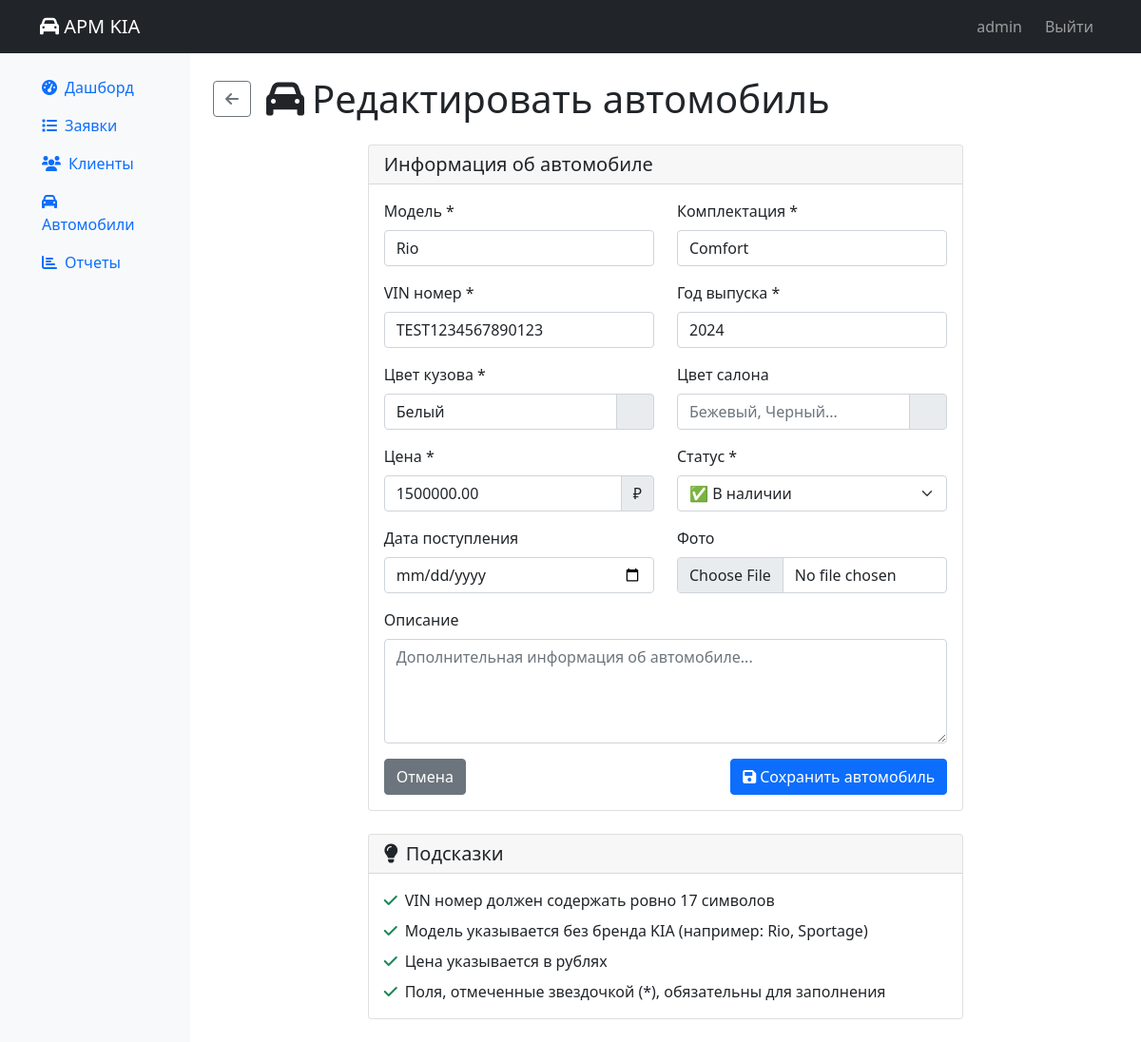
Screenshot of /sales/cars/1/edit/ (signed in) with the database file from the repository.
### sales/models.py (models this page shows, shortened)
class Car(models.Model):
    STATUS_CHOICES = [
        ('in_stock', '✅ В наличии'),
        ('in_transit', '🚚 В пути'),
        ('reserved', '🔒 Забронирован'),
        ('sold', '💰 Продан'),
    ]
    vin = models.CharField(max_length=17, unique=True, verbose_name='VIN')
    model_name = models.CharField(max_length=100, verbose_name='Модель')
    trim_level = models.CharField(max_length=100, verbose_name='Комплектация')
    color_exterior = models.CharField(max_length=50, verbose_name='Цвет кузова')
    color_interior = models.CharField(max_length=50, blank=True, verbose_name='Цвет салона')
    year_manufacture = models.IntegerField(verbose_name='Год выпуска')
    price = models.DecimalField(max_digits=12, decimal_places=2, verbose_name='Цена')
    status = models.CharField(max_length=20, choices=STATUS_CHOICES, default='in_stock')
    warehouse_arrival_date = models.DateField(null=True, blank=True, verbose_name='Дата поступления')
    photo = models.ImageField(upload_to='cars/', blank=True, null=True, verbose_name='Фото')
    description = models.TextField(blank=True, verbose_name='Описание')
    class Meta:
        verbose_name = 'Автомобиль'
        verbose_name_plural = 'Автомобили'
        ordering = ['-warehouse_arrival_date']

### sales/views.py (the view)
# urls.py: path('cars/<int:pk>/edit/', views.car_edit, name='car_edit'),
@login_required
def car_edit(request, pk):
    if not request.user.is_staff:
        messages.error(request, 'У вас нет прав для редактирования автомобилей')
        return redirect('sales:car_list')
    car = get_object_or_404(Car, pk=pk)
    if request.method == 'POST':
        form = CarForm(request.POST, request.FILES, instance=car)
        if form.is_valid():
            car = form.save()
            messages.success(request, f'Автомобиль {car.model_name} успешно обновлен')
            return redirect('sales:car_detail', pk=car.pk)
    else:
        form = CarForm(instance=car)
    context = {
        'form': form,
        'title': 'Редактировать автомобиль',
    }
    return render(request, 'sales/car_form.html', context)

### sales/forms.py
class CarForm(forms.ModelForm):
    class Meta:
        model = Car
        fields = ['vin', 'model_name', 'trim_level', 'color_exterior', 'color_interior',
                 'year_manufacture', 'price', 'status', 'warehouse_arrival_date', 'photo', 'description']
        widgets = {
            'vin': forms.TextInput(attrs={'class': 'form-control'}),
            'model_name': forms.TextInput(attrs={'class': 'form-control'}),
            'trim_level': forms.TextInput(attrs={'class': 'form-control'}),
            'color_exterior': forms.TextInput(attrs={'class': 'form-control'}),
            'color_interior': forms.TextInput(attrs={'class': 'form-control'}),
            'year_manufacture': forms.NumberInput(attrs={'class': 'form-control'}),
            'price': forms.NumberInput(attrs={'class': 'form-control', 'step': '0.01'}),
            'status': forms.Select(attrs={'class': 'form-control'}),
            'warehouse_arrival_date': forms.DateInput(attrs={'type': 'date', 'class': 'form-control'}),
            'description': forms.Textarea(attrs={'class': 'form-control', 'rows': 3}),
        }

### templates/sales/car_form.html (shortened to what this page needs)
{% extends 'base.html' %}
{% load widget_tweaks %}
{% block content %}
<div class="d-flex justify-content-between align-items-center mb-4">
    <div class="d-flex align-items-center">
        <a href="{% url 'sales:car_list' %}" class="btn btn-outline-secondary me-3">
            <i class="fas fa-arrow-left"></i>
        </a>
        <h1 class="mb-0"><i class="fas fa-car me-2"></i>{{ title }}</h1>
    </div>
</div>
<div class="row justify-content-center">
    <div class="col-md-8">
        <div class="card">
            <div class="card-header">
                <h5 class="card-title mb-0">Информация об автомобиле</h5>
            </div>
            <div class="card-body">
                <form method="post" enctype="multipart/form-data" novalidate>
                    <div class="row">
                        <div class="col-md-6">
                            <div class="mb-3">
                                <label class="form-label">Модель *</label>
                                {% render_field form.model_name class="form-control" placeholder="Например: Rio, Sportage" %}
                            </div>
                        </div>
                        <div class="col-md-6">
                            <div class="mb-3">
                                <label class="form-label">Комплектация *</label>
                                {% render_field form.trim_level class="form-control" placeholder="Например: Comfort, Luxe" %}
                            </div>
                        </div>
                    </div>
                    <div class="row">
                        <div class="col-md-6">
                            <div class="mb-3">
                                <label class="form-label">VIN номер *</label>
                                {% render_field form.vin class="form-control" placeholder="17 символов" %}
                            </div>
                        </div>
                        <div class="col-md-6">
                            <div class="mb-3">
                                <label class="form-label">Год выпуска *</label>
                                {% render_field form.year_manufacture class="form-control" placeholder="2024" %}
                            </div>
                        </div>
                    </div>
                    <div class="row">
                        <div class="col-md-6">
                            <div class="mb-3">
                                <label class="form-label">Цвет кузова *</label>
                                <div class="input-group">
                                    {% render_field form.color_exterior class="form-control" placeholder="Белый, Черный..." %}
                                    <span class="input-group-text" id="colorPreview" style="width: 40px;"></span>
                                </div>
                            </div>
                        </div>
                        <div class="col-md-6">
                            <div class="mb-3">
                                <label class="form-label">Цвет салона</label>
                                <div class="input-group">
                                    {% render_field form.color_interior class="form-control" placeholder="Бежевый, Черный..." %}
                                    <span class="input-group-text" id="interiorColorPreview" style="width: 40px;"></span>
                                </div>
                            </div>
                        </div>
                    </div>
                    <div class="row">
                        <div class="col-md-6">
                            <div class="mb-3">
                                <label class="form-label">Цена *</label>
                                <div class="input-group">
                                    {% render_field form.price class="form-control" placeholder="0.00" %}
                                    <span class="input-group-text">₽</span>
                                </div>
                            </div>
                        </div>
                        <div class="col-md-6">
                            <div class="mb-3">
                                <label class="form-label">Статус *</label>
                                {% render_field form.status class="form-select" %}
                            </div>
                        </div>
                    </div>
                    <div class="row">
                        <div class="col-md-6">
                            <div class="mb-3">
                                <label class="form-label">Дата поступления</label>
                                {% render_field form.warehouse_arrival_date class="form-control" type="date" %}
                            </div>
                        </div>
                        <div class="col-md-6">
                            <div class="mb-3">
                                <label class="form-label">Фото</label>
                                {% render_field form.photo class="form-control" accept="image/*" %}
                            </div>
                        </div>
                    </div>
                    <div class="mb-3">
                        <label class="form-label">Описание</label>
                        {% render_field form.description class="form-control" rows="4" placeholder="Дополнительная информация об автомобиле..." %}
                    </div>
                    <div class="d-flex justify-content-between">
                        <a href="{% url 'sales:car_list' %}" class="btn btn-secondary">Отмена</a>
                        <button type="submit" class="btn btn-primary">
                            <i class="fas fa-save me-1"></i>Сохранить автомобиль
                        </button>
                    </div>
                </form>
            </div>
        </div>
        <div class="card mt-4">
            <div class="card-header">
                <h5 class="card-title mb-0"><i class="fas fa-lightbulb me-2"></i>Подсказки</h5>
            </div>
            <div class="card-body">
                <ul class="list-unstyled mb-0">
                    <li class="mb-2"><i class="fas fa-check text-success me-2"></i>VIN номер должен содержать ровно 17 символов</li>
                    <li class="mb-2"><i class="fas fa-check text-success me-2"></i>Модель указывается без бренда KIA (например: Rio, Sportage)</li>
                    <li class="mb-2"><i class="fas fa-check text-success me-2"></i>Цена указывается в рублях</li>
                    <li><i class="fas fa-check text-success me-2"></i>Поля, отмеченные звездочкой (*), обязательны для заполнения</li>
                </ul>
            </div>
        </div>
    </div>
</div>
{% endblock %}

### templates/base.html (shortened to what this page needs)
<!DOCTYPE html>
<html lang="ru">
<head>
    <link href="https://cdn.jsdelivr.net/npm/bootstrap@5.1.3/dist/css/bootstrap.min.css" rel="stylesheet">
    <link href="https://cdnjs.cloudflare.com/ajax/libs/font-awesome/6.0.0/css/all.min.css" rel="stylesheet">
</head>
<body>
    <nav class="navbar navbar-expand-lg navbar-dark bg-dark">
        <div class="container">
            <a class="navbar-brand" href="{% url 'sales:dashboard' %}">
                <i class="fas fa-car"></i> АРМ KIA
            </a>
            <div class="navbar-nav ms-auto">
                <span class="navbar-text me-3">{{ user.username }}</span>
                <a class="nav-link" href="{% url 'logout' %}">Выйти</a>
            </div>
        </div>
    </nav>
    <div class="container-fluid">
        <div class="row">
            <nav class="col-md-2 bg-light sidebar">
                <div class="p-3">
                    <ul class="nav nav-pills flex-column">
                        <li class="nav-item">
                            <a class="nav-link" href="{% url 'sales:dashboard' %}">
                                <i class="fas fa-tachometer-alt me-2"></i>Дашборд
                            </a>
                        </li>
                        <li class="nav-item">
                            <a class="nav-link" href="{% url 'sales:lead_list' %}">
                                <i class="fas fa-list me-2"></i>Заявки
                            </a>
                        </li>
                        <li class="nav-item">
                            <a class="nav-link" href="{% url 'sales:client_list' %}">
                                <i class="fas fa-users me-2"></i>Клиенты
                            </a>
                        </li>
                        <li class="nav-item">
                            <a class="nav-link" href="{% url 'sales:car_list' %}">
                                <i class="fas fa-car me-2"></i>Автомобили
                            </a>
                        </li>
                        <li class="nav-item">
                            <a class="nav-link" href="{% url 'sales:reports' %}">
                                <i class="fas fa-chart-bar me-2"></i>Отчеты
                            </a>
                        </li>
                    </ul>
                </div>
            </nav>
            <main class="col-md-10 p-4">
                {% block content %}{% endblock %}
            </main>
        </div>
    </div>
</body>
</html>

### rows the page displays
Car: model_name "Rio", trim_level "Comfort", vin "TEST1234567890123", year_manufacture "2024", color_exterior "Белый", price "1500000.00", status "✅ В наличии"

### other values shown
{{ user.username }} "admin"
{{ title }} "Редактировать автомобиль"
